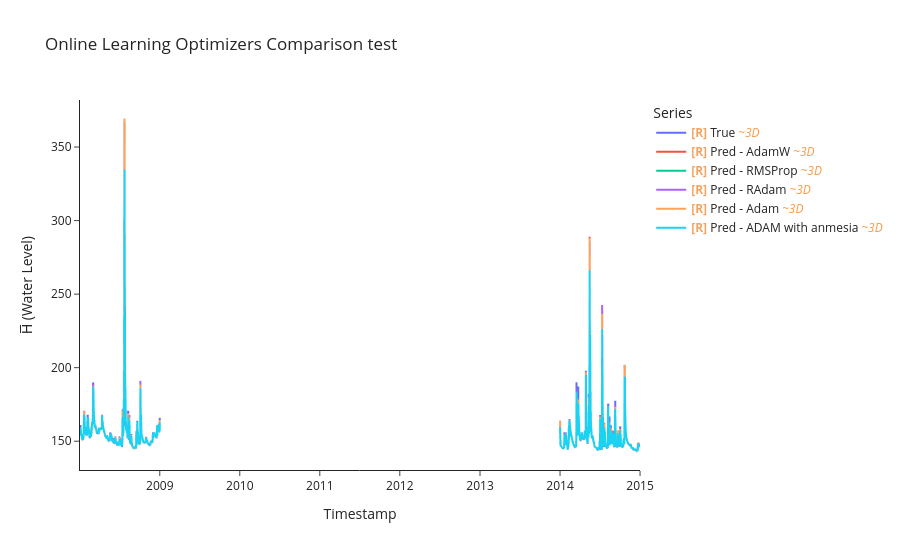

Here is the notebook cell this chart was saved with:
### Code cell
results = {}
for opt_name, model in models_after_training.items():
    print(f"\n==============================")
    print(f"Evaluating model trained with optimizer: {opt_name}")
    print(f"==============================")
    
    y_true_test, y_pred_test, time_indices_test = uf.model_evaluate_with_norm(model,criterion, test_ds, test_df.index,
                                                                 LOOKBACK, HORIZON, BATCH_SIZE)
    results[opt_name] = (y_true_test, y_pred_test, time_indices_test)
uf.calculate_metrics_and_plot(results,'Online Learning Optimizers Comparison test',
                              export_metrics= True,
                              export_html=True,
                              export_file_name= 'results/testing/optimizers_comparison_test')

### Figure 1 — Plotly figure (JSON) as saved in the notebook; plotly's stock layout.template omitted (floating-point values rounded to 4 significant figures; data arrays with more than 128 entries replaced by an {"elided": "..."} marker saying what was removed)
{"data": [{"hovertemplate": "Legend=True<br>Timestamp=%{x}<br>H̅ (Water Level)=%{y}<extra></extra>", "legendgroup": "True", "line": {"color": "#636efa", "dash": "solid"}, "marker": {"symbol": "circle"}, "mode": "lines", "name": "<b style=\"color:sandybrown\">[R]</b> True <i style=\"color:#fc9944\">~3D</i>", "showlegend": true, "type": "scattergl", "uid": "58325277-1c21-4c3b-b2fe-be2c0e1a2fac", "x": {"elided": "1001 str values"}, "xaxis": "x", "y": {"elided": "1001 float values"}, "yaxis": "y"}, {"hovertemplate": "Legend=Pred - AdamW<br>Timestamp=%{x}<br>H̅ (Water Level)=%{y}<extra></extra>", "legendgroup": "Pred - AdamW", "line": {"color": "#EF553B", "dash": "solid"}, "marker": {"symbol": "circle"}, "mode": "lines", "name": "<b style=\"color:sandybrown\">[R]</b> Pred - AdamW <i style=\"color:#fc9944\">~3D</i>", "showlegend": true, "type": "scattergl", "uid": "b4ca6924-0193-43fa-b449-1f0266dd179a", "x": {"elided": "1001 str values"}, "xaxis": "x", "y": {"elided": "1001 float values"}, "yaxis": "y"}, {"hovertemplate": "Legend=Pred - RMSProp<br>Timestamp=%{x}<br>H̅ (Water Level)=%{y}<extra></extra>", "legendgroup": "Pred - RMSProp", "line": {"color": "#00cc96", "dash": "solid"}, "marker": {"symbol": "circle"}, "mode": "lines", "name": "<b style=\"color:sandybrown\">[R]</b> Pred - RMSProp <i style=\"color:#fc9944\">~3D</i>", "showlegend": true, "type": "scattergl", "uid": "7c0eb108-3964-4cd1-8812-d8baf422dbc1", "x": {"elided": "1001 str values"}, "xaxis": "x", "y": {"elided": "1001 float values"}, "yaxis": "y"}, {"hovertemplate": "Legend=Pred - RAdam<br>Timestamp=%{x}<br>H̅ (Water Level)=%{y}<extra></extra>", "legendgroup": "Pred - RAdam", "line": {"color": "#ab63fa", "dash": "solid"}, "marker": {"symbol": "circle"}, "mode": "lines", "name": "<b style=\"color:sandybrown\">[R]</b> Pred - RAdam <i style=\"color:#fc9944\">~3D</i>", "showlegend": true, "type": "scattergl", "uid": "d89d88bd-4e0b-4fe6-9be4-314ff01c2d82", "x": {"elided": "1001 str values"}, "xaxis": "x", "y": {"elided": "1001 float values"}, "yaxis": "y"}, {"hovertemplate": "Legend=Pred - Adam<br>Timestamp=%{x}<br>H̅ (Water Level)=%{y}<extra></extra>", "legendgroup": "Pred - Adam", "line": {"color": "#FFA15A", "dash": "solid"}, "marker": {"symbol": "circle"}, "mode": "lines", "name": "<b style=\"color:sandybrown\">[R]</b> Pred - Adam <i style=\"color:#fc9944\">~3D</i>", "showlegend": true, "type": "scattergl", "uid": "2913ecb0-f1f7-42e6-ab83-30e112f41f4d", "x": {"elided": "1001 str values"}, "xaxis": "x", "y": {"elided": "1001 float values"}, "yaxis": "y"}, {"hovertemplate": "Legend=Pred - ADAM with anmesia<br>Timestamp=%{x}<br>H̅ (Water Level)=%{y}<extra></extra>", "legendgroup": "Pred - ADAM with anmesia", "line": {"color": "#19d3f3", "dash": "solid"}, "marker": {"symbol": "circle"}, "mode": "lines", "name": "<b style=\"color:sandybrown\">[R]</b> Pred - ADAM with anmesia <i style=\"color:#fc9944\">~3D</i>", "showlegend": true, "type": "scattergl", "uid": "b633d13c-b33c-481e-8cd9-9e969f554786", "x": {"elided": "1001 str values"}, "xaxis": "x", "y": {"elided": "1001 float values"}, "yaxis": "y"}], "layout": {"height": 550, "legend": {"title": {"text": "Series"}, "tracegroupgap": 0}, "title": {"text": "Online Learning Optimizers Comparison test"}, "xaxis": {"anchor": "y", "domain": [0, 1], "title": {"text": "Timestamp"}}, "yaxis": {"anchor": "x", "domain": [0, 1], "title": {"text": "H̅ (Water Level)"}}}}
